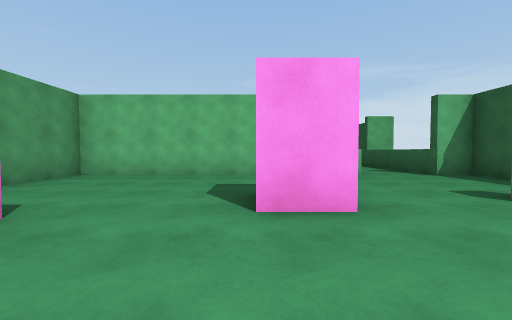
View 1 (above)

16 first-person views from a walk through a Unity game level. The camera is 1.2 m above the floor, tilts 2° down and sees 90° across. The floor is counted in squares, 2 m on a side. Each view is taken from the middle of a square. On the plan, view 1 faces up. The plan holds only what a view shows up to about 9 squares ahead; the rest is blank. The player is left out.

View 2
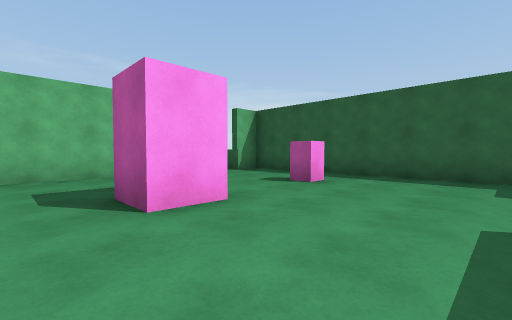

View 3
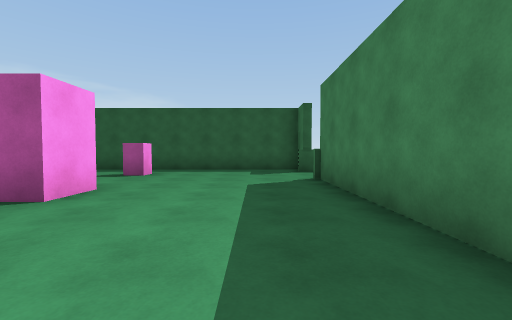

View 4
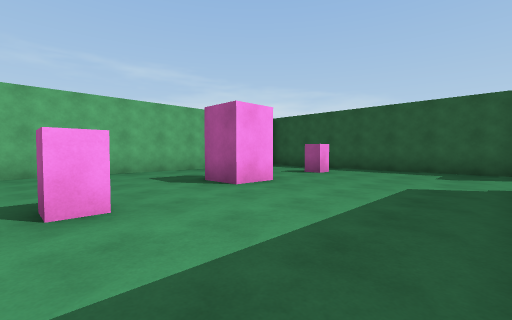

View 5
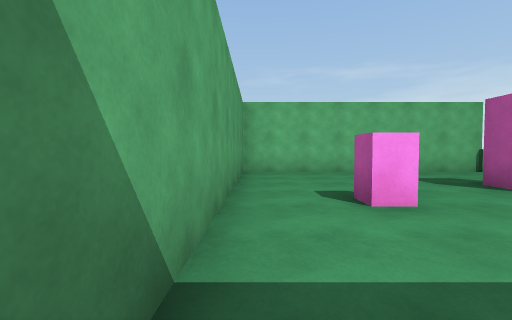

View 6
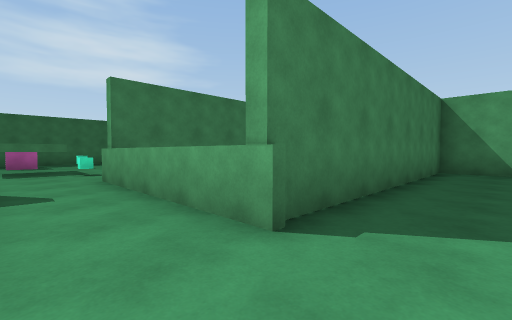

View 7
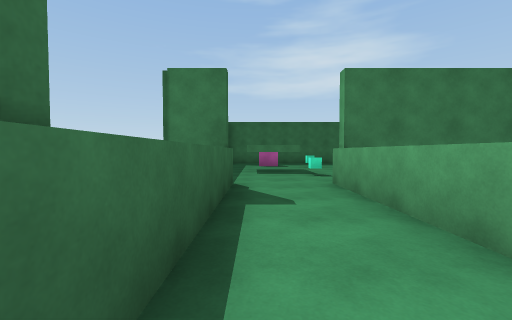

View 8
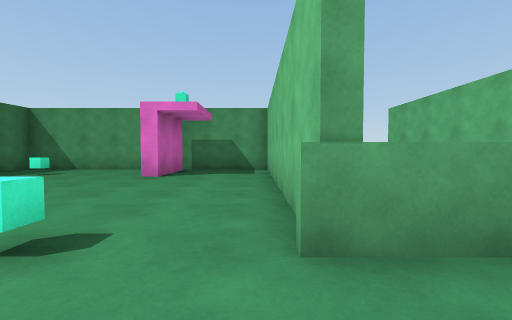

View 9
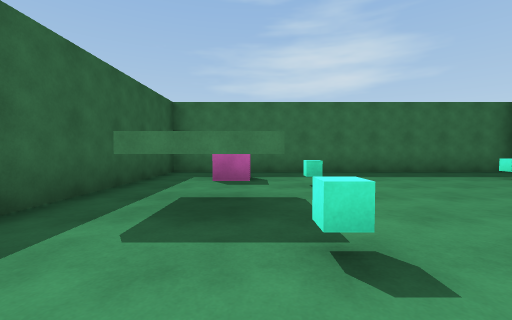

View 10
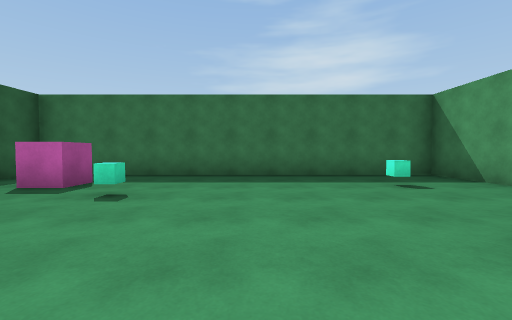

View 11
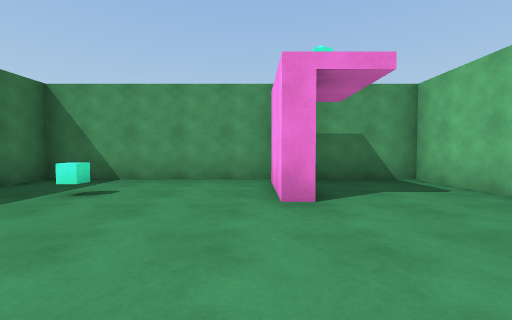

View 12
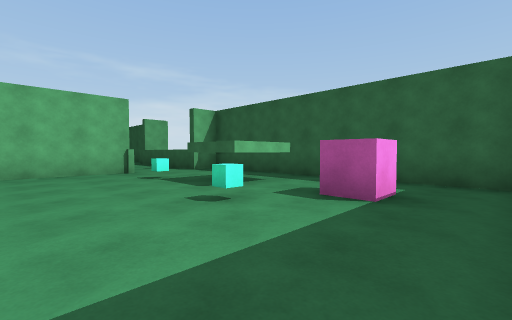

View 13
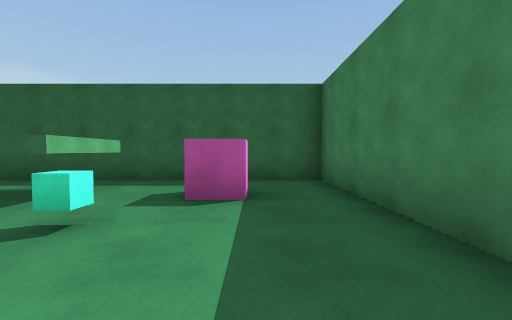

View 14
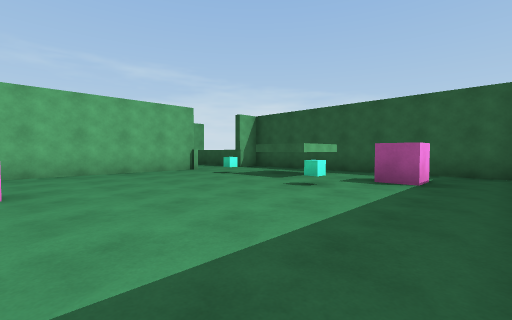

View 15
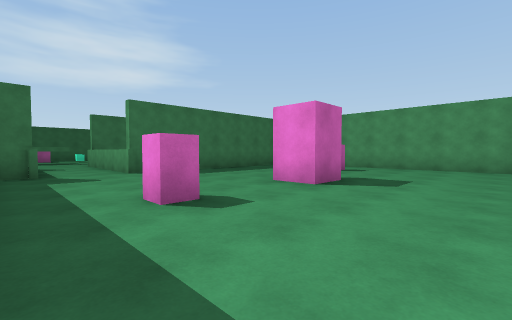

View 16
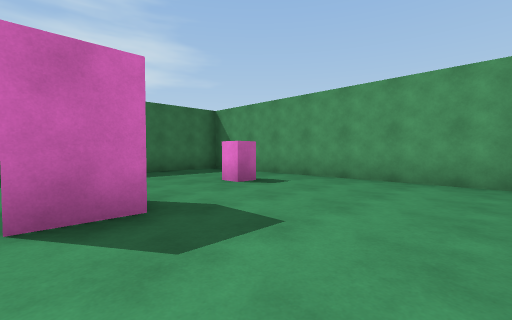

### Floor plan
Ten units are one square. View 1 is at (0, 0); x grows to the right and y downward. Boxes are objects, and circles mark ways between rooms. Rooms are numbered by the first view taken in them; rooms with no view inside come last. Other rooms are left out.
<svg viewBox="-49 -70 108 209">
<path fill="none" stroke="#000" d="M26 -64 -44 -64 -44 14 26 14 26 56M44 56 44 14 54 14 54 -64 44 -64M-40 83 -20 83 -20 87 -39 87M44 98 28 98 28 83 42 83M26 56 -44 56 -44 134 54 134 54 56 44 56"/>
<rect x="-35" y="-25" width="10" height="10" fill="#bbb"><title>other object</title></rect>
<rect x="-5" y="-35" width="20" height="10" fill="#bbb"><title>other object</title></rect>
<rect x="25" y="-35" width="10" height="10" fill="#bbb"><title>other object</title></rect>
<rect x="-35" y="105" width="10" height="10" fill="#bbb"><title>other object</title></rect>
<rect x="15" y="95" width="10" height="10" fill="#bbb"><title>other object</title></rect>
<rect x="15" y="65" width="10" height="10" fill="#bbb"><title>other object</title></rect>
<rect x="25" y="115" width="10" height="10" fill="#bbb"><title>other object</title></rect>
<circle cx="35" cy="55" r="3" fill="#2a7"/>
<text x="10" y="-20">1</text>
<text x="0" y="100">2</text>
</svg>
Room 1 opens to room 2.

Where each view was taken, in squares from view 1:
view 1: 0 up, 0 right, facing up
view 2: 0 up, 1 left, facing up-right
view 3: 0 up, 3 left, facing right
view 4: 1 down, 3 left, facing up-right
view 5: 1 down, 4 left, facing up
view 6: 0 up, 4 right, facing down-left
view 7: 1 down, 4 right, facing down
view 8: 6 down, 4 right, facing left
view 9: 6 down, 3 right, facing down
view 10: 7 down, 0 right, facing down
view 11: 9 down, 1 right, facing left
view 12: 13 down, 0 right, facing up-right
view 13: 12 down, 0 right, facing right
view 14: 13 down, 2 left, facing up-right
view 15: 6 up, 5 right, facing down-left
view 16: 6 up, 1 right, facing down-left
